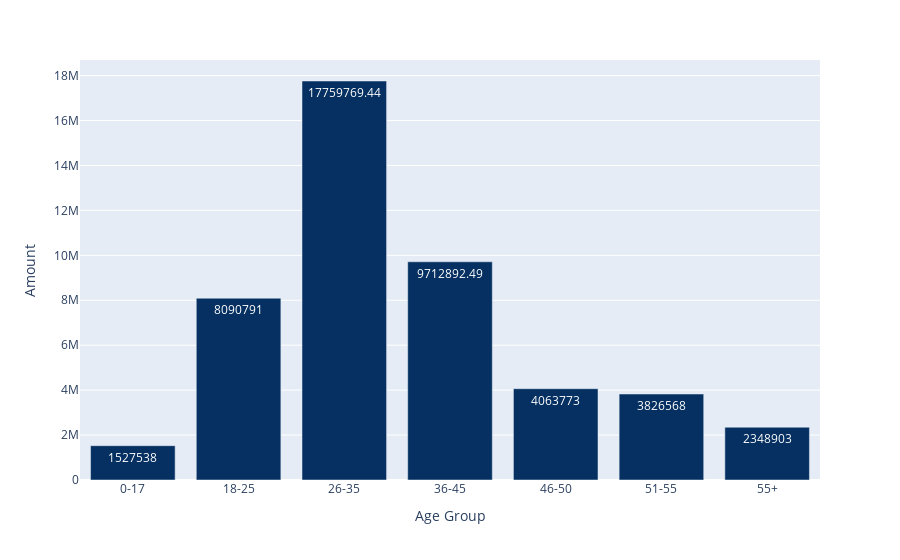

Source (notebook cell):
### Code cell
ag = pd.DataFrame(df.groupby(["Age Group"], as_index = False)["Amount"].sum().sort_values(by = "Amount", ascending=False))
ag = ag.sort_values(by = "Age Group", ascending = True)
px.bar(data_frame=ag, x="Age Group", y="Amount", color_discrete_sequence=px.colors.sequential.RdBu_r, text = "Amount")

### Figure 1 — Plotly figure (JSON) as saved in the notebook; plotly's stock layout.template omitted (floating-point values rounded to 4 significant figures)
{"data": [{"alignmentgroup": "True", "hovertemplate": "Age Group=%{x}<br>Amount=%{text}<extra></extra>", "legendgroup": "", "marker": {"color": "rgb(5,48,97)", "pattern": {"shape": ""}}, "name": "", "offsetgroup": "", "orientation": "v", "showlegend": false, "text": [1527538, 8090791, 17760000.0, 9713000.0, 4063773, 3826568, 2348903], "textposition": "auto", "type": "bar", "x": ["0-17", "18-25", "26-35", "36-45", "46-50", "51-55", "55+"], "xaxis": "x", "y": [1527538, 8090791, 17760000.0, 9713000.0, 4063773, 3826568, 2348903], "yaxis": "y"}], "layout": {"barmode": "relative", "legend": {"tracegroupgap": 0}, "margin": {"t": 60}, "xaxis": {"anchor": "y", "domain": [0, 1], "title": {"text": "Age Group"}}, "yaxis": {"anchor": "x", "domain": [0, 1], "title": {"text": "Amount"}}}}
